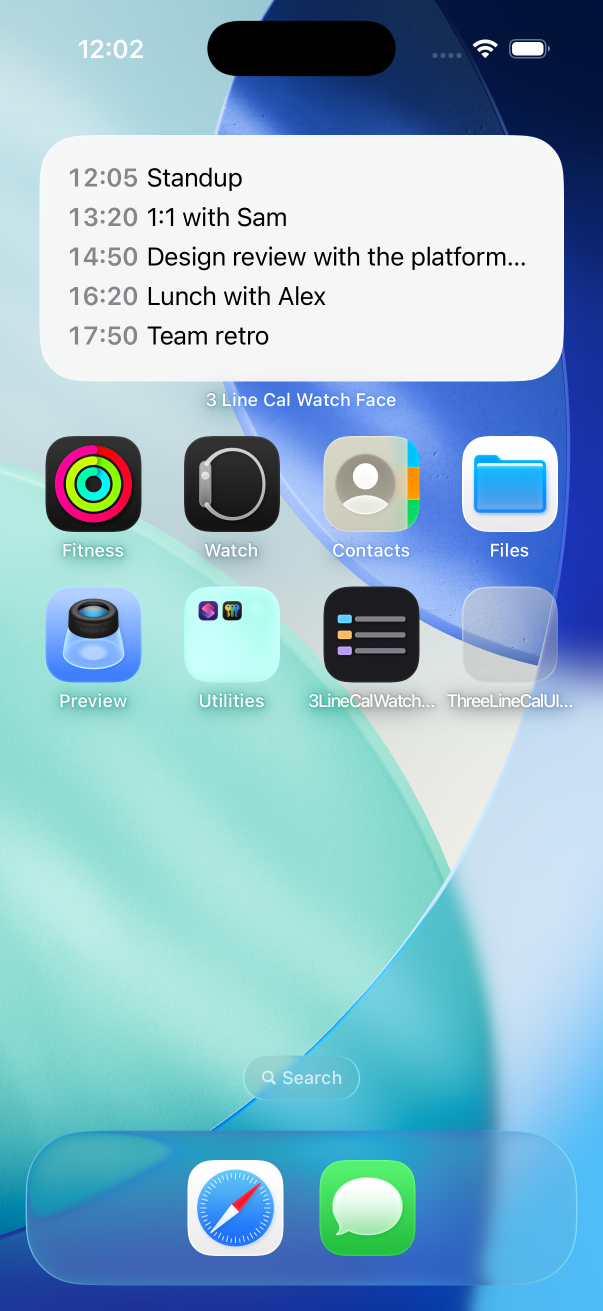
#> input picture screenshots/widgets/ios-homescreen.png, 1206 x 2622 px (shown at 1/2 size)
$ python make_widget_store_shots.py
#> lines starting #> are read from the running program, lines starting #| are printed output that depends on the picture; after the words box and inside, x2 and y2 are one past the last pixel; in counts of white or black regions, pixels touching at a corner belong together
#| wrote marketing/store/iphone-widget.png (1320x2868) from ios-homescreen.png (1206, 2622)
#> call 2 of iphone_fullbleed, with out = 'marketing/store/iphone-widget-dark.png', size = (1320, 2868)
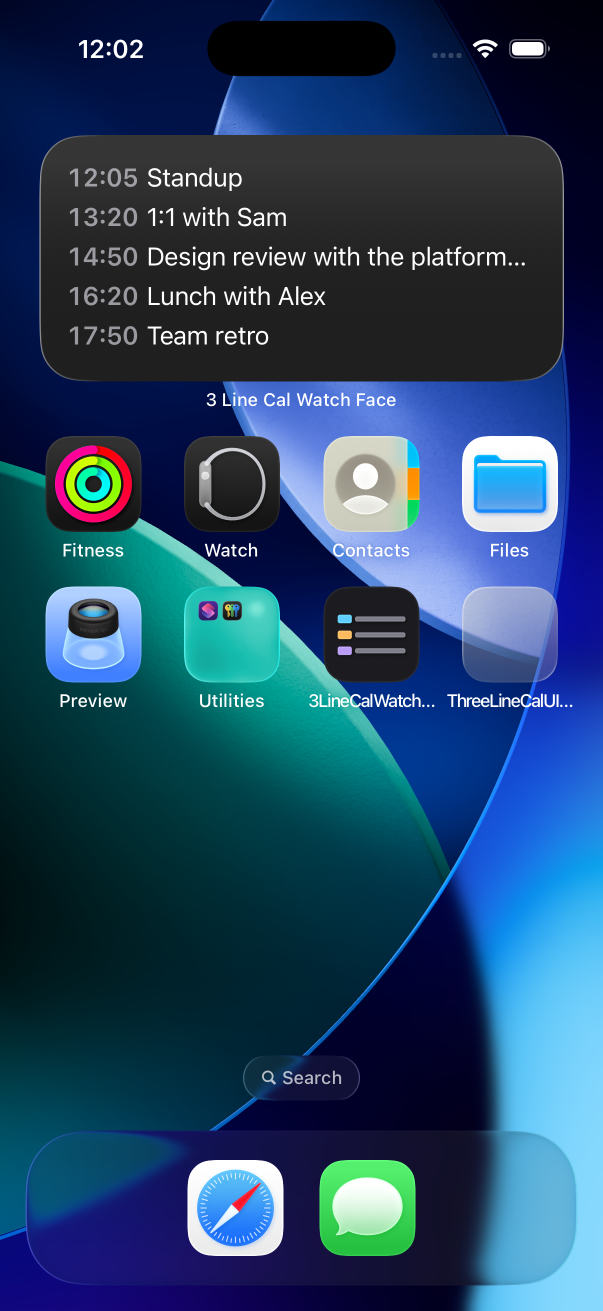
#> input picture screenshots/widgets/ios-homescreen-dark.png, 1206 x 2622 px (shown at 1/2 size)
#| wrote marketing/store/iphone-widget-dark.png (1320x2868) from ios-homescreen-dark.png (1206, 2622)
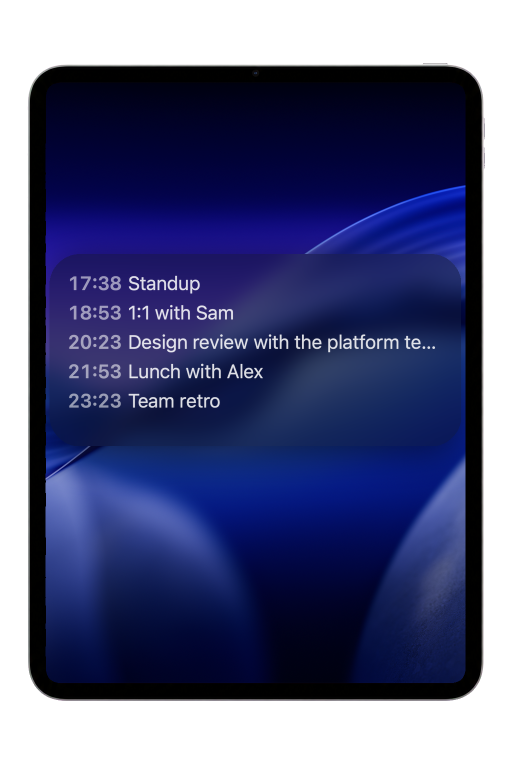
#> input picture marketing/frames/wdev-ipad.png, 1024 x 1536 px (shown at 1/2 size)
#!/usr/bin/env python3
"""Produce faithful, store-dimension 'widget on device' App Store screenshots for
iPhone and iPad, leading the store gallery with the app's core feature (the widget).

Faithfulness contract (see docs: screenshots-must-be-faithful): the pixels INSIDE the
screen are always the real app — a real Home Screen capture (iPhone) or a real widget
render composited on a green-screen device (iPad). We only ever add/scale the marketing
frame + background, never repaint the screen.

Outputs (exact App Store slot dimensions):
    marketing/store/iphone-widget.png       1320x2868   (real Home Screen, light)
    marketing/store/iphone-widget-dark.png  1320x2868   (real Home Screen, dark)
    marketing/store/ipad-widget.png         2064x2752   (real widget on framed iPad)

Pure Pillow.
"""
import os
from PIL import Image, ImageChops, ImageDraw, ImageFilter

ROOT = os.path.dirname(os.path.dirname(os.path.abspath(__file__)))
STORE = os.path.join(ROOT, "marketing", "store")


def gradient(w, h, top, bot):
    col = Image.new("RGB", (1, h))
    for y in range(h):
        t = y / max(1, h - 1)
        col.putpixel((0, y), tuple(int(top[i] + (bot[i] - top[i]) * t) for i in range(3)))
    return col.resize((w, h))


def cutout_green(img):
    """Key out a flat green (#00FF00) background -> transparent RGBA (device only)."""
    r, g, b = img.convert("RGB").split()
    green = ImageChops.multiply(ImageChops.multiply(
        g.point(lambda v: 255 if v > 150 else 0),
        r.point(lambda v: 255 if v < 130 else 0)),
        b.point(lambda v: 255 if v < 130 else 0))
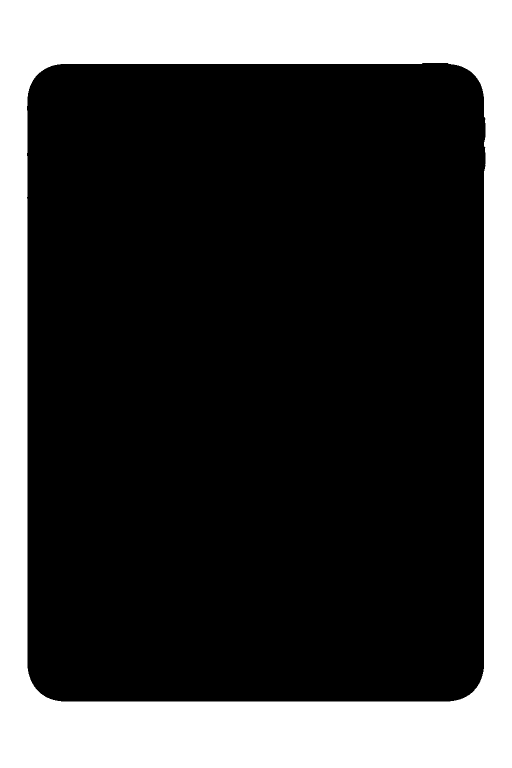
#> green: PIL image 1024x1536 L (shown at 1/2 size); 26.3% white; 1 white region, box (x1, y1, x2, y2) and area: (0, 0, 1024, 1536) 412887
    keep = ImageChops.invert(green).filter(ImageFilter.MinFilter(3))  # erode to kill fringe
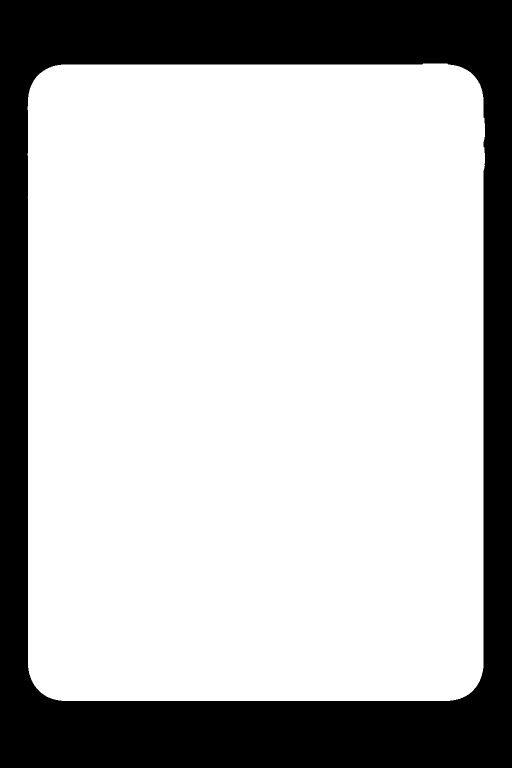
#> keep: PIL image 1024x1536 L (shown at 1/2 size); 73.5% white; 1 black region, box (x1, y1, x2, y2) and area: (0, 0, 1024, 1536) 417286
    out = img.convert("RGBA")
#> out is the input picture: PIL image 1024x1536 RGBA; mean R, G, B, A 17.1, 85.9, 61.3, 187.3
    out.putalpha(keep)
    return out


def rounded_shadow(size, radius, blur, spread, color=(0, 0, 0, 120)):
    w, h = size
    pad = blur * 3 + spread
    canvas = Image.new("RGBA", (w + 2 * pad, h + 2 * pad), (0, 0, 0, 0))
    ImageDraw.Draw(canvas).rounded_rectangle(
        [pad - spread, pad - spread, pad + w + spread, pad + h + spread],
        radius=radius + spread, fill=color)
    return canvas.filter(ImageFilter.GaussianBlur(blur)), pad


def iphone_fullbleed(src, out, size=(1320, 2868)):
    """A real full-screen Home Screen capture, resized to the exact slot. No frame:
    full-bleed is the most legible option on the install sheet."""
    img = Image.open(src).convert("RGB")
    img.resize(size, Image.LANCZOS).save(out)
    print(f"wrote {out} ({size[0]}x{size[1]}) from {os.path.basename(src)} {img.size}")


def ipad_framed(src, out, size=(2064, 2752),
                top=(238, 241, 246), bot=(214, 222, 234), height_frac=0.94):
    """Green-keyed iPad (real widget on screen) centered on a clean gradient canvas."""
    ow, oh = size
    device = cutout_green(Image.open(src))
    device = device.crop(device.getbbox())
    scale = (oh * height_frac) / device.height
#> scale = 2.03
    dw, dh = max(1, round(device.width * scale)), max(1, round(device.height * scale))
#> dw = 1856; dh = 2587
    if dw > ow * 0.98:  # don't let width overflow
        scale = (ow * 0.98) / device.width
        dw, dh = round(device.width * scale), round(device.height * scale)
    device = device.resize((dw, dh), Image.LANCZOS)
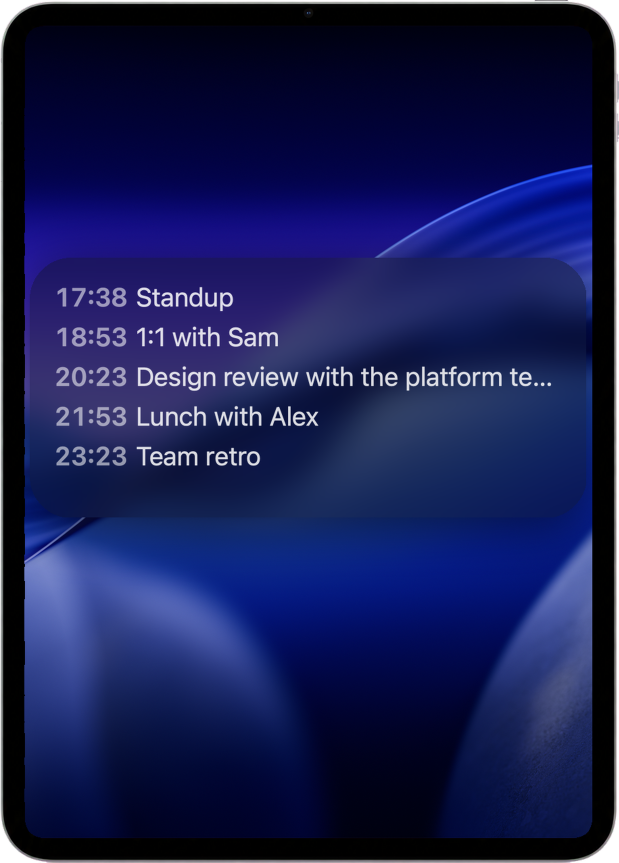
#> device: PIL image 1856x2587 RGBA (shown at 1/3 size); mean R, G, B, A 21.6, 28.1, 81.6, 252.6; transparent parts drawn white

    canvas = gradient(ow, oh, top, bot).convert("RGBA")
    x, y = (ow - dw) // 2, (oh - dh) // 2
#> x = 104; y = 82
    shadow, pad = rounded_shadow((dw, dh), radius=int(min(dw, dh) * 0.06), blur=44, spread=6)
#> in rounded_shadow, `canvas = Image.new("RGBA", (w + 2 * pad, h + 2 * pad), (0, 0, 0, 0))`: canvas: PIL image 2132x2863 RGBA; every value is 0
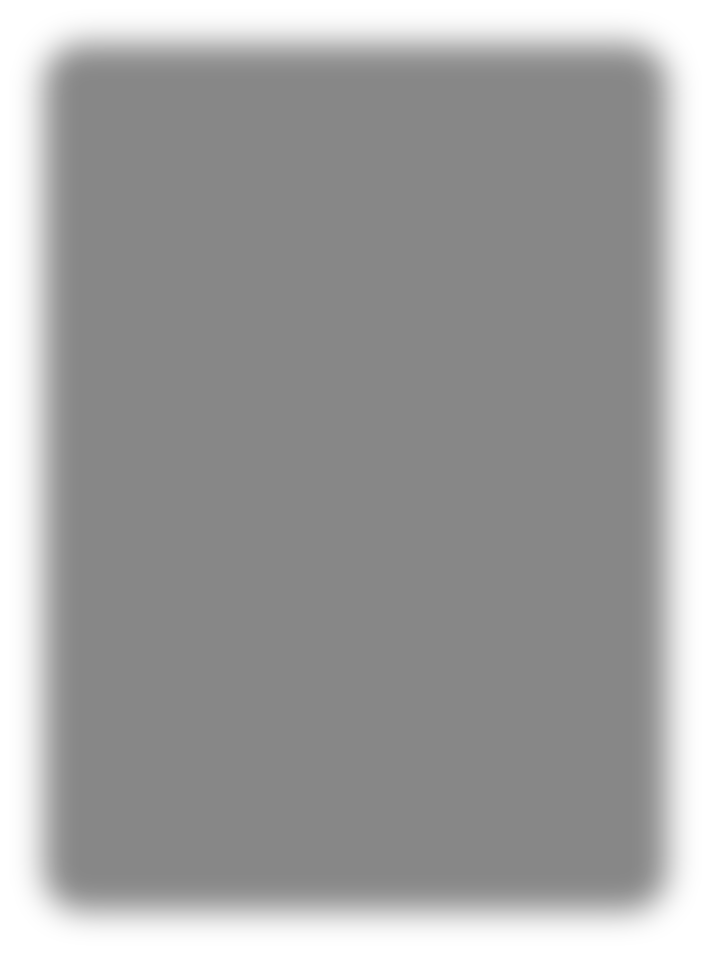
#> shadow: PIL image 2132x2863 RGBA (shown at 1/3 size); mean R, G, B, A 0, 0, 0, 95.3; transparent parts drawn white
#> pad = 138
    canvas.alpha_composite(shadow, (x - pad, y - pad + 18))
#> canvas: PIL image 2064x2752 RGBA
    canvas.alpha_composite(device, (x, y))
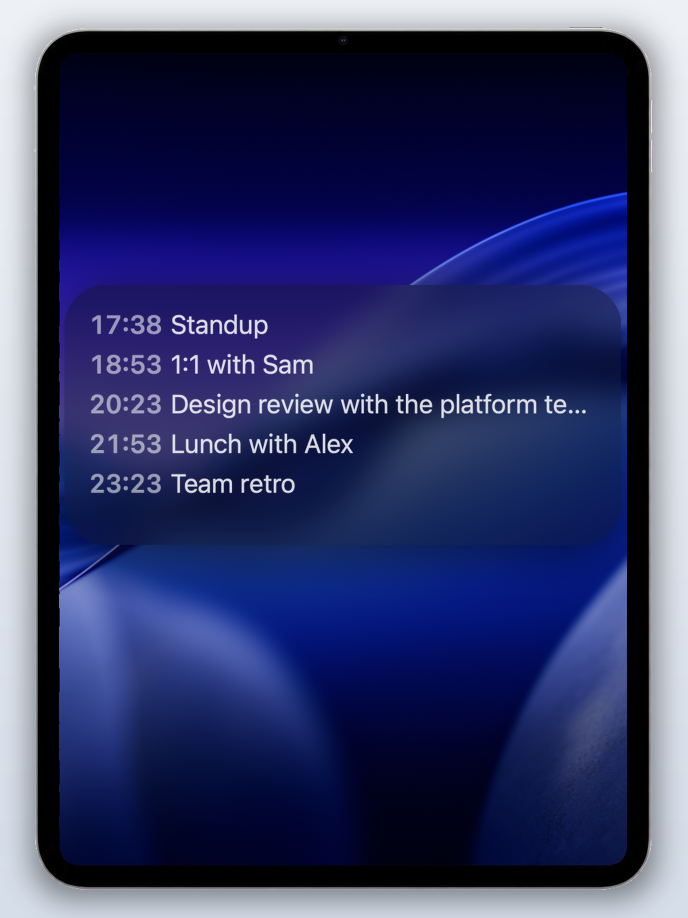
#> canvas: PIL image 2064x2752 RGBA (shown at 1/3 size); mean R, G, B, A 50.7, 56.9, 103.4, 255
    canvas.convert("RGB").save(out)
    print(f"wrote {out} ({ow}x{oh}); device {dw}x{dh} on gradient")
#| wrote marketing/store/ipad-widget.png (2064x2752); device 1856x2587 on gradient


def main():
    iphone_fullbleed(os.path.join(ROOT, "screenshots", "widgets", "ios-homescreen.png"),
                     os.path.join(STORE, "iphone-widget.png"))
    iphone_fullbleed(os.path.join(ROOT, "screenshots", "widgets", "ios-homescreen-dark.png"),
                     os.path.join(STORE, "iphone-widget-dark.png"))
    ipad_framed(os.path.join(ROOT, "marketing", "frames", "wdev-ipad.png"),
                os.path.join(STORE, "ipad-widget.png"))


if __name__ == "__main__":
    main()
